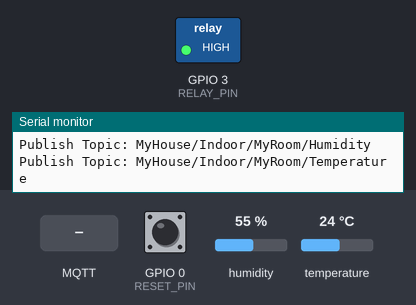
Simulated run of this sketch. Board: ESP8266 (NodeMCU). Shown: switched loads named in the sketch (green lamp = pin HIGH), the last lines printed to the serial monitor. The test bench sets the inputs (shaded band); at power-on: GPIO 0 (RESET_PIN) HIGH, humidity 55 %, temperature 24 °C. WiFi joins after 1.5 s; servers stay silent unless stated; no MQTT or app messages arrive unless stated.

Above: at 7.9 s.
8.0 s: MQTT message "90" arrives on the first subscribed topic
At 8.9 s:
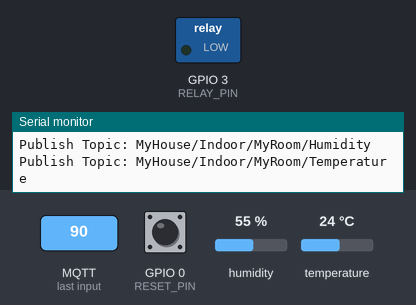
10.0 s: MQTT message "1" arrives on the first subscribed topic
At 11.7 s:
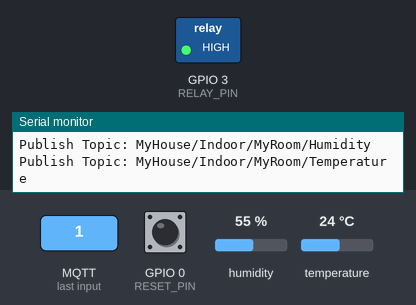
12.0 s: MQTT message "200" arrives on the first subscribed topic
At 13.2 s:
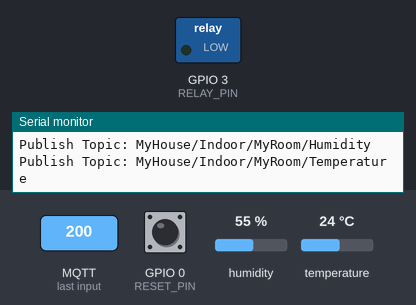
Timing chart, 0 to 15.0 s (numbered marks = the images above; inputs shaded):
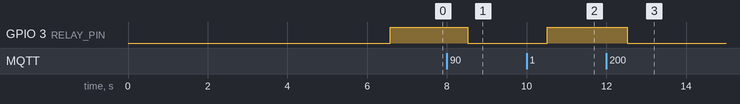

Measured:
- after the input at 8.0 s, GPIO 3 (RELAY_PIN): HIGH → LOW after 0.52 s
- after the input at 10.0 s, GPIO 3 (RELAY_PIN): LOW → HIGH after 0.52 s
- after the input at 12.0 s, GPIO 3 (RELAY_PIN): HIGH → LOW after 0.52 s

The sketch:

Thermostat.ino
```cpp
#include <DHT.h>
#include <DHT_U.h>
#include <ESP8266WiFi.h>          //https://github.com/esp8266/Arduino
#include <ESP8266WebServer.h>
#include <DNSServer.h>
#include <WiFiManager.h>          //https://github.com/tzapu/WiFiManager
#include <MQTTClient.h>

#define mqttServer "192.168.1.x"
#define mqttPort "1883"
#define mqttUser "user"
#define mqttPass "password"
#define basetopic "MyHouse/Indoor/MyRoom/"
#define hostname          "MyRoom"
#define loopInterval      2000
#define targetTemperatureTopic "TargetTemperature"
#define temperatureTopic       "Temperature"
#define humidityTopic          "Humidity"
#define heaterTopic            "Heater"
#define temperatureTreshold 0.5

#define RESET_PIN 0
#define DHT_PIN 2
#define RELAY_PIN 3
#define DHTTYPE DHT22

float targetTemperature = 12;
unsigned long lastLoop = 0;

DHT dht(DHT_PIN, DHTTYPE);
WiFiClient net;

MQTTClient mqtt;

void messageReceived(String &topic, String &payload) {
  Serial.println("incoming: " + topic + " - " + payload);
  if(topic == createTopic(targetTemperatureTopic, true)){
    targetTemperature = payload.toFloat();
    Serial.print("Target temperature changd to:");
    Serial.println(targetTemperature);
  }
}

void setup() {
  Serial.begin(115200);
  Serial.println("Setup...");

  pinMode(RESET_PIN, INPUT);
  pinMode(RELAY_PIN, OUTPUT);
  digitalWrite(RELAY_PIN, LOW);

  mqtt.begin(mqttServer, net);
  mqtt.onMessage(messageReceived);

  long initialWifiMillis = millis();
  Serial.print("Initial load WiFi");
  while (WiFi.status() != WL_CONNECTED) {
    if (millis() > initialWifiMillis + 5000) {
      break;
    }
    delay(500);
    Serial.print(".");
  }

  Serial.println("Setup Done");
}

void loop() {
  if (!wifiConnected()) {
    Serial.println("WiFi is not connected, showing portal.");
    showConfigPortal();
  }
  if (digitalRead(RESET_PIN) == LOW ) {
    showConfigPortal();
  }

  mqtt.loop();

  unsigned long currentMillis = millis();
  if (currentMillis - lastLoop < loopInterval) {
    return;
  }
  lastLoop = currentMillis;

  if (!mqtt.connected()) {
    reconnectMqtt();
  }
  readSensor();
}

void reconnectMqtt() {
  if (mqtt.connected()) {
    return;
  }

  Serial.println("MQTT is not connected");
  if (!wifiConnected()) {
    Serial.println("WiFi not connected, aborting MQTT Connect.");
    return;
  }

  Serial.println("Connecting MQTT...");
  if (mqtt.connect(hostname, mqttUser, mqttPass)) {
    Serial.println("MQTT Connected");
    publishMqtt("state", "Connected");
    mqtt.subscribe(createTopic(targetTemperatureTopic, true));
  } else {
    Serial.println("MQTT failed");
  }
}

String createTopic(String topicPart, bool set){
  if(set){
    return String(basetopic) + topicPart + "/Set";
  }else{
    return String(basetopic) + topicPart;
  }
}

bool wifiConnected() {
  return WiFi.status() == WL_CONNECTED;
}

void readSensor() {
  float humidity = dht.readHumidity();
  float temperature = dht.readTemperature();
  if (isnan(humidity) || isnan(temperature)) {
    Serial.println("Failed to read from DHT sensor!");
    return;
  }

  Serial.print("Humidity: ");
  Serial.print(humidity);
  Serial.print(" %\t");
  Serial.print("Temperature: ");
  Serial.print(temperature);
  Serial.println(" *C ");

  evaluateTemperature(temperature);

  if (wifiConnected()) {
    publishMqtt(humidityTopic, String(humidity).c_str());
    publishMqtt(temperatureTopic, String(temperature).c_str());
  }
}

void evaluateTemperature(float temperature) {
  bool currentState = digitalRead(RELAY_PIN);
  Serial.print("Current heater state: ");
  Serial.println(currentState);
  float lowerTemperature = targetTemperature - temperatureTreshold;
  Serial.print("Lower temperature limit: ");
  Serial.println(lowerTemperature);
  if ((temperature < lowerTemperature) && currentState) {
    Serial.println("Temperature is low, turning on heater");
    publishMqtt(heaterTopic, "on");
    digitalWrite(RELAY_PIN, LOW);
  } else if ((temperature > targetTemperature + temperatureTreshold) && !currentState) {
    Serial.println("Temperature is high, turning off heater");
    publishMqtt(heaterTopic, "off");
    digitalWrite(RELAY_PIN, HIGH);
  }
}

void publishMqtt(String topicPart, String message) {
  String topic = createTopic(topicPart, false);

  Serial.print("Publish Topic: ");
  Serial.println(topic.c_str());

  mqtt.publish(topic, message);
}

void showConfigPortal() {
  WiFiManager wifiManager;

  //reset settings - for testing
  //wifiManager.resetSettings();

  wifiManager.setTimeout(120);

  if (!wifiManager.startConfigPortal(hostname)) {
    Serial.println("failed to connect and hit timeout");
    delay(3000);
    //reset and try again, or maybe put it to deep sleep
    ESP.reset();
    delay(5000);
  }

  Serial.println("WiFi Connected");
}
```
